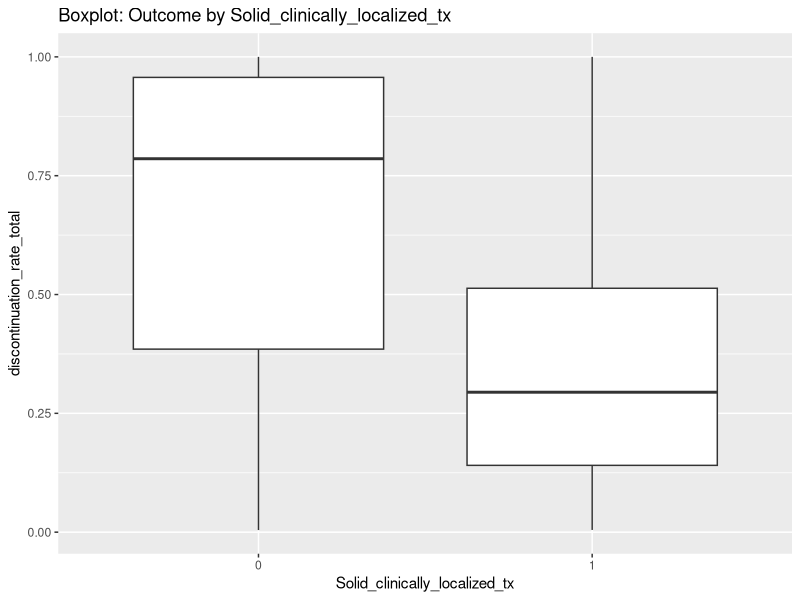
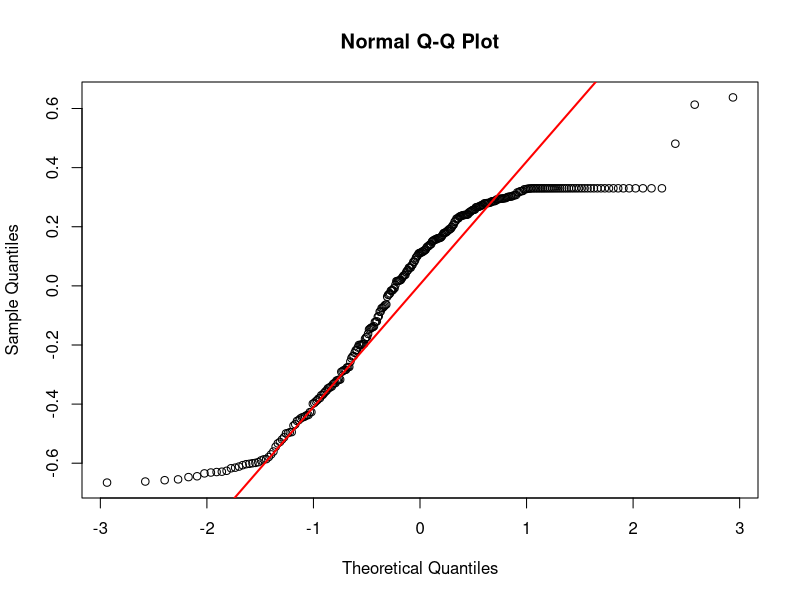
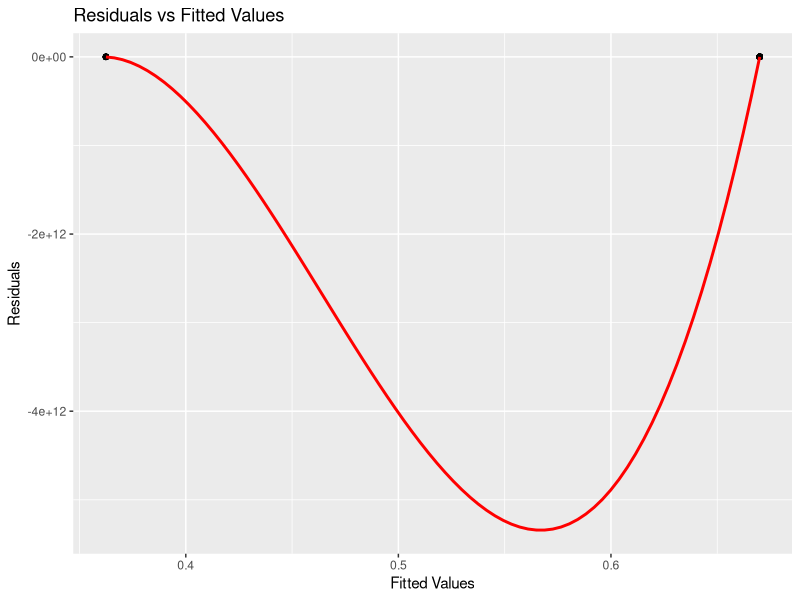
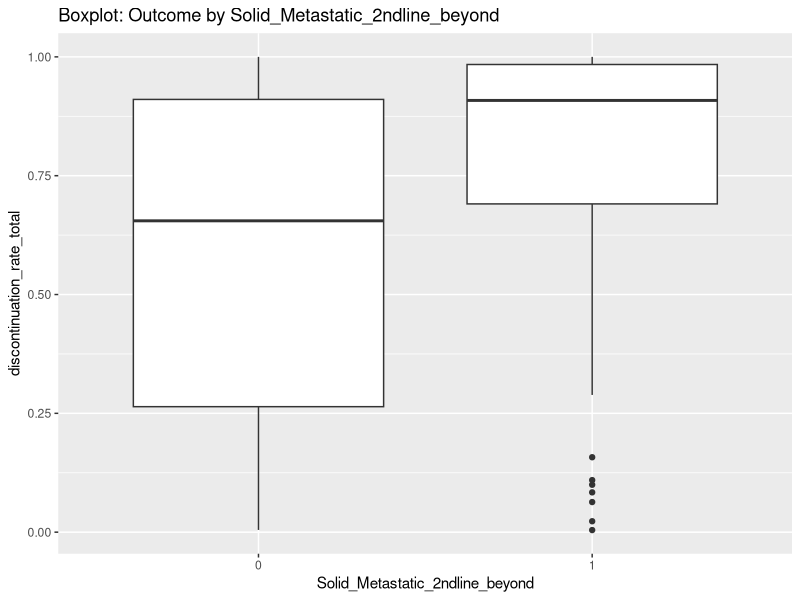
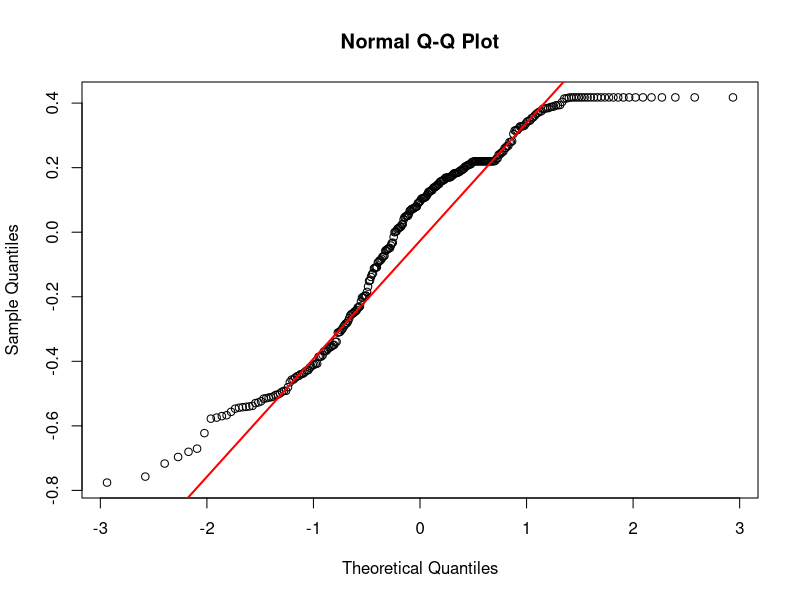
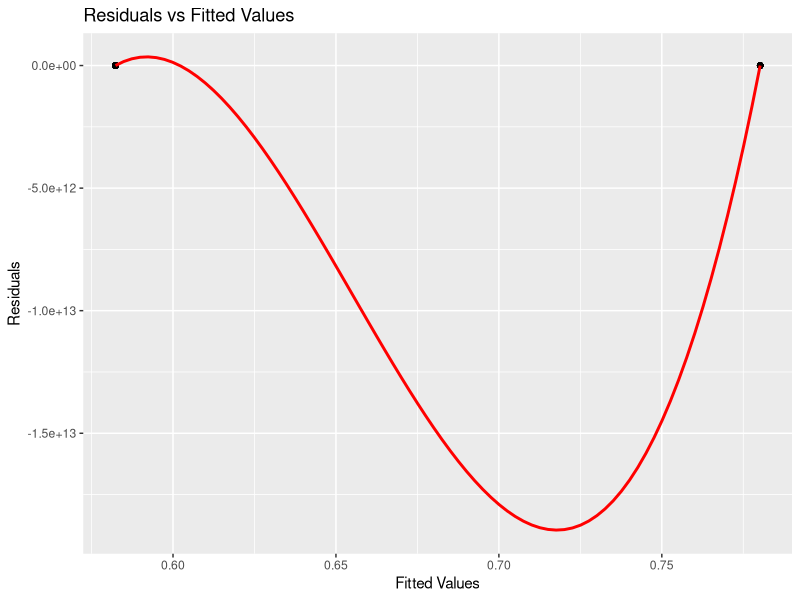
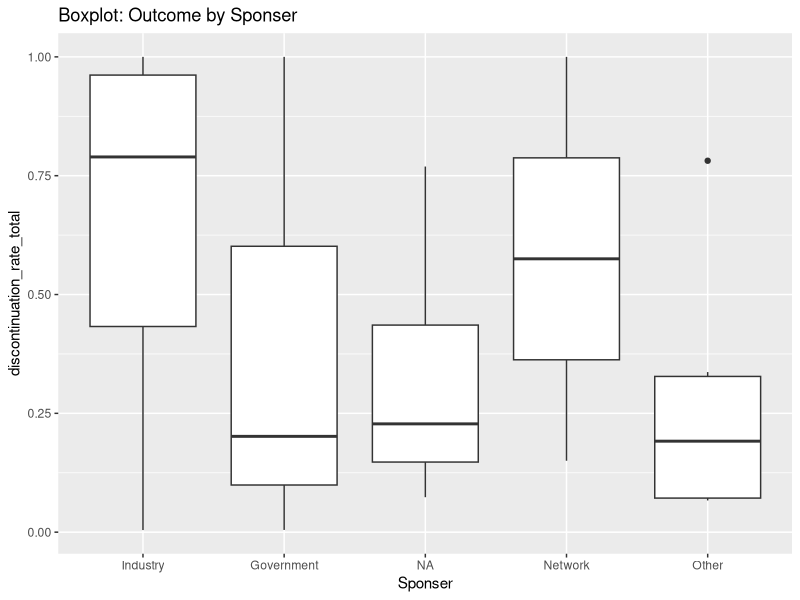
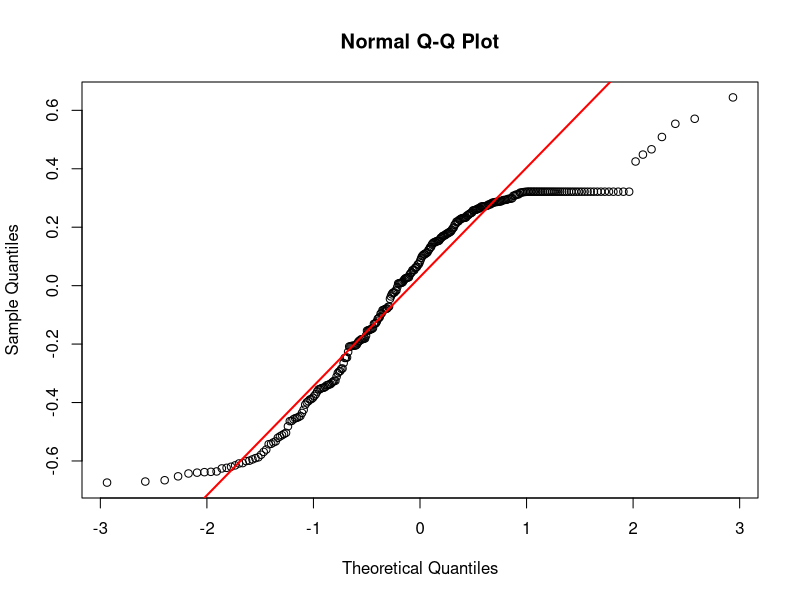

These charts were generated, in order, by the following R code:
## ---- chunk 1

#Packages load

# Set CRAN mirror
options(repos = c(CRAN = "https://cloud.r-project.org"))

# Load required libraries
library(tidyr)
library(readxl)
library(dplyr)
library(kableExtra)
library(writexl)
library(ggplot2)
library(GGally)
library(car)
library(lmtest)
library(mgcv)

## ---- chunk 2

#Load data

# Set the file path
file_path <- "AK_Clean_Temp.xlsx"
setwd("~/R")
getwd()



# Read the Excel file from the specified path
 AK_Clean <- read_excel("AK_Clean_Temp.xlsx", col_types = c("text", 
     "text", "text", "text", "text", "text", 
     "text", "text", "text", "text", "text", 
     "text", "text", "numeric", "text", "text", 
     "text", "text", "text", "text", "text", 
     "numeric", "numeric", "numeric", "numeric", 
     "numeric", "numeric", "numeric", "numeric", 
     "numeric", "numeric", "numeric", "numeric", 
     "numeric", "numeric", "numeric", "text", 
     "text", "text", "text", "text", 
     "text", "text", "text", "text", 
     "text", "text", "text", "text", 
     "text"))


# View the first few rows of the data to confirm it's loaded correctly
head(AK_Clean)
## ---- chunk 3

#Trial demographics

data<- read_excel("AK_Clean_Temp.xlsx", col_types = c("text", 
     "text", "text", "text", "text", "text", 
     "text", "text", "text", "text", "text", 
     "text", "text", "numeric", "text", "text", 
     "text", "text", "text", "text", "text", 
     "numeric", "numeric", "numeric", "numeric", 
     "numeric", "numeric", "numeric", "numeric", 
     "numeric", "numeric", "numeric", "numeric", 
     "numeric", "numeric", "numeric", "text", 
     "text", "text", "text", "text", 
     "text", "text", "text", "text", 
     "text", "text", "text", "text", 
     "text"))



# Specify the columns to include
selected_columns <- c(
  "Solid", "Heme", "Solid_clinically_localized_tx", 
  "Solid_radition_systemic_tx", "Solid_adjuvant_after_defintive_tx", 
  "Solid_Metastatic_tx_naieve", "Solid_Metastatic_2ndline_beyond", 
  "Heme_Treatment_naieve", "Heme_Relapsed_and_or_referactory", 
  "Heme_BMT", "Study_Type", "Randomized", "Follow_Up_Period_Years", 
  "Mono_Or_Combo_Therapy_In_Control_Arm", 
  "Mono_Or_Combo_Therapy_In_Interventional_Arm", 
  "Control_Group_1_placebo_2SOCalone_3_none", 
  "Blinding_Practice_1_pt_blind_0_open", "Sponser", 
  "Location_Of_Trial", "Single_Site_Or_Multi_Site", 
  "Number_Enrolled_In_Trial", "discontinuation_rate_total"
)

# Filter the data to include only the selected columns
data <- data %>% select(all_of(selected_columns))

# Continuous variable summary
continuous_summary <- data %>%
  mutate(Follow_Up_Period_Months = Follow_Up_Period_Years * 12) %>%
  summarize(
    Follow_Up_Period_Months = paste0(
      median(Follow_Up_Period_Months, na.rm = TRUE), " (",
      IQR(Follow_Up_Period_Months, na.rm = TRUE), ")"
    ),
    Number_Enrolled_In_Trial = paste0(
      sum(Number_Enrolled_In_Trial, na.rm = TRUE), " (",
      median(Number_Enrolled_In_Trial, na.rm = TRUE), ")"
    ),
    Discontinuation_Rate_Total = paste0(
      median(discontinuation_rate_total, na.rm = TRUE), " (",
      IQR(discontinuation_rate_total, na.rm = TRUE), ")"
    )
  ) %>%
  pivot_longer(cols = everything(), names_to = "Characteristic", values_to = "Value")

# Summarize categorical variables
categorical_columns <- c(
  "Solid", "Heme", "Solid_clinically_localized_tx", 
  "Solid_radition_systemic_tx", "Solid_adjuvant_after_defintive_tx", 
  "Solid_Metastatic_tx_naieve", "Solid_Metastatic_2ndline_beyond", 
  "Heme_Treatment_naieve", "Heme_Relapsed_and_or_referactory", 
  "Heme_BMT", "Study_Type", "Randomized", 
  "Mono_Or_Combo_Therapy_In_Control_Arm", 
  "Mono_Or_Combo_Therapy_In_Interventional_Arm", 
  "Control_Group_1_placebo_2SOCalone_3_none", 
  "Blinding_Practice_1_pt_blind_0_open", "Sponser", 
  "Location_Of_Trial", "Single_Site_Or_Multi_Site"
)

categorical_summary <- lapply(categorical_columns, function(column) {
  if (!is.null(data[[column]]) && length(unique(data[[column]])) > 0) {
    df <- as.data.frame(table(data[[column]]))
    colnames(df) <- c("Category", "Count")
    df$Percentage <- round((df$Count / sum(df$Count)) * 100, 1)
    df$Characteristic <- column
    df$Value <- paste0(df$Category, ": ", df$Count, " (", df$Percentage, "%)")
    return(df[, c("Characteristic", "Value")])
  } else {
    return(data.frame(Characteristic = column, Value = "No data available"))
  }
})

categorical_summary_df <- do.call(rbind, categorical_summary)

# Combine summaries
table_1_df <- bind_rows(continuous_summary, categorical_summary_df)

# Export to Excel
write_xlsx(list("Table 1" = table_1_df), path = "Table_1_Characteristics.xlsx")

# Display the final table
print(table_1_df)
## ---- chunk 4

#Univariate
# Load required libraries
library(dplyr)
library(readxl)
library(writexl)
library(broom)

# Load the dataset
data_cleaned <- read_excel("AK_Clean_Temp.xlsx", col_types = c(
  "text", "text", "text", "text", "text", "text", 
  "text", "text", "text", "text", "text", 
  "text", "text", "numeric", "text", "text", 
  "text", "text", "text", "text", "text", 
  "numeric", "numeric", "numeric", "numeric", 
  "numeric", "numeric", "numeric", "numeric", 
  "numeric", "numeric", "numeric", "numeric", 
  "numeric", "numeric", "numeric", "text", 
  "text", "text", "text", "text", 
  "text", "text", "text", "text", 
  "text", "text", "text", "text", 
  "text"
))
outcome <- "discontinuation_rate_total"  # Replace with the correct outcome variable name
# Set reference levels for categorical variables
data_cleaned$Study_Type <- relevel(factor(data_cleaned$Study_Type), ref = "Rct")
data_cleaned$Control_Group_1_placebo_2SOCalone_3_none <- relevel(factor(data_cleaned$Control_Group_1_placebo_2SOCalone_3_none), ref = "1")
data_cleaned$Sponser <- relevel(factor(data_cleaned$Sponser), ref = "Industry")
data_cleaned$Location_Of_Trial <- relevel(factor(data_cleaned$Location_Of_Trial), ref = "International")
data_cleaned$Did_Trial_State_Need_For_Clearly_Documented_Reasons_For_Withdrawal <- relevel(factor(data_cleaned$Did_Trial_State_Need_For_Clearly_Documented_Reasons_For_Withdrawal), ref = "No")

# Scale Number_Enrolled_In_Trial
data_cleaned$Scaled_Number_Enrolled_In_Trial <- scale(data_cleaned$Number_Enrolled_In_Trial)

trial_design_vars <- c(
  "Unblinding_Or_Cross_Over",
  "Mono_Or_Combo_Therapy_In_Interventional_Arm",
  "Heme_Relapsed_and_or_referactory",
  "Solid_radition_systemic_tx",
  "Mono_Or_Combo_Therapy_In_Control_Arm",
  "Scaled_Number_Enrolled_In_Trial",
  "Solid_Metastatic_tx_naieve",
  "Did_Trial_State_Need_For_Clearly_Documented_Reasons_For_Withdrawal",
  "Sponser",
  "Heme_Treatment_naieve",
  "Heme_BMT",
  "Solid_clinically_localized_tx",
  "Randomized",
  "Control_Group_1_placebo_2SOCalone_3_none",
  "Study_Type",
  "Location_Of_Trial",
  "Solid_adjuvant_after_defintive_tx",
  "Blinding_Practice_1_pt_blind_0_open",
  "Solid_Metastatic_2ndline_beyond",
  "Single_Site_Or_Multi_Site"
)
# Define mitigation strategy variables
mitigation_strategy_vars <- c(
  "Non_Specific_Effort" , "No_Mitigation_Stratigies"
)

# Function to extract effect size and 95% CI
get_model_results <- function(model) {
  confint <- confint(model) # Extract confidence intervals
  effect_size <- coef(model) # Extract coefficients
  p_values <- summary(model)$coefficients[, 4] # Extract p-values
  data.frame(
    Term = names(effect_size),
    Effect_Size = effect_size,
    CI_Lower = confint[, 1],
    CI_Upper = confint[, 2],
    P_Value = p_values
  )
}

# Create results data frames for both models
trial_design_results <- data.frame(
  Predictor = character(),
  Effect_Size_CI = character(),
  P_Value = numeric(),
  Model_Type = character(),
  Reference_Level = character(),
  stringsAsFactors = FALSE
)

trial_plus_mitigation_results <- data.frame(
  Predictor = character(),
  Effect_Size_CI = character(),
  P_Value = numeric(),
  Model_Type = character(),
  Reference_Level = character(),
  stringsAsFactors = FALSE
)



# Analyze trial design + mitigation strategy variables (Model 2)
for (predictor in c(trial_design_vars, mitigation_strategy_vars)) {
  if (predictor == "Number_Enrolled_In_Trial") {
    predictor <- "Scaled_Number_Enrolled_In_Trial"
  }
  
  if (predictor %in% names(data_cleaned)) {
    model <- lm(as.formula(paste(outcome, "~", predictor)), data = data_cleaned)
    model_results <- get_model_results(model)
    
    if (nrow(model_results) >= 2) {  # Ensure at least 2 rows for intercept and predictor
      predictor_row <- model_results[2, ]
      
      # Format effect size with CI
      effect_size_ci <- paste0(
        round(predictor_row$Effect_Size, 4),
        " (", round(predictor_row$CI_Lower, 4), ", ", round(predictor_row$CI_Upper, 4), ")"
      )
      
      trial_plus_mitigation_results <- rbind(trial_plus_mitigation_results, data.frame(
        Predictor = predictor,
        Effect_Size_CI = effect_size_ci,
        P_Value = round(predictor_row$P_Value, 4),
        Model_Type = ifelse(predictor %in% trial_design_vars, "Trial Design", "Mitigation Strategy"),
        Reference_Level = ifelse(is.factor(data_cleaned[[predictor]]), levels(data_cleaned[[predictor]])[1], NA)
      ))
    }
  }
}



# Sort results by p-value
trial_design_results <- trial_design_results %>% arrange(P_Value)
trial_plus_mitigation_results <- trial_plus_mitigation_results %>% arrange(P_Value)

# Extract predictors dynamically from the univariate results table
predictors <- trial_plus_mitigation_results$Predictor

# Print to confirm
print(predictors)

# Save results to Excel
write_xlsx(
  list(
    "Trial Design Only" = trial_design_results,
    "Trial + Mitigation" = trial_plus_mitigation_results
  ),
  "Univariate_Analysis_Two_Models_with_Reference_and_CI.xlsx"
)

# Print results
print(trial_plus_mitigation_results)

## ---- chunk 5
#linearity
# Load required libraries
library(ggplot2)
library(car)
library(lmtest)
library(dplyr)

# Define function to check assumptions
check_assumptions <- function(predictor, data, outcome) {
  # Fit linear model
  formula <- as.formula(paste(outcome, "~", predictor))
  model <- lm(formula, data = data)
  
  # Initialize assumption results
  assumption_results <- data.frame(
    Predictor = predictor,
    Linearity = NA,
    Normality_p = NA,
    Homoscedasticity_p = NA,
    Independence_p = NA,
    stringsAsFactors = FALSE
  )
  
  # 1. Linearity: Scatterplot or boxplot
  if (is.numeric(data[[predictor]])) {
    plot1 <- ggplot(data, aes_string(x = predictor, y = outcome)) +
      geom_point(alpha = 0.6) +
      geom_smooth(method = "loess", se = FALSE, color = "blue") +
      labs(title = paste("Linearity: Outcome vs", predictor), x = predictor, y = outcome)
    print(plot1)
    assumption_results$Linearity <- "Checked (Scatterplot)"
  } else {
    plot1 <- ggplot(data, aes_string(x = predictor, y = outcome)) +
      geom_boxplot() +
      labs(title = paste("Boxplot: Outcome by", predictor), x = predictor, y = outcome)
    print(plot1)
    assumption_results$Linearity <- "Checked (Boxplot)"
  }
  
  # 2. Normality of Residuals
  residuals <- residuals(model)
  qqnorm(residuals)
  qqline(residuals, col = "red", lwd = 2)
  shapiro_test <- shapiro.test(residuals)
  cat("\nShapiro-Wilk Test for Normality of Residuals (p-value):", shapiro_test$p.value, "\n")
  assumption_results$Normality_p <- shapiro_test$p.value
  
  # 3. Homoscedasticity: Residuals vs Fitted Values
  fitted_values <- fitted(model)
  plot2 <- ggplot(data.frame(Fitted = fitted_values, Residuals = residuals), aes(x = Fitted, y = Residuals)) +
    geom_point(alpha = 0.6) +
    geom_smooth(method = "loess", se = FALSE, color = "red") +
    labs(title = "Residuals vs Fitted Values", x = "Fitted Values", y = "Residuals")
  print(plot2)
  bp_test <- bptest(model)
  cat("\nBreusch-Pagan Test for Homoscedasticity (p-value):", bp_test$p.value, "\n")
  assumption_results$Homoscedasticity_p <- bp_test$p.value
  
  # 4. Independence: Durbin-Watson Test
  dw_test <- durbinWatsonTest(model)
  cat("\nDurbin-Watson Test for Independence (p-value):", dw_test$p.value, "\n")
  assumption_results$Independence_p <- dw_test$p.value
  
  return(assumption_results)
}

# Variables to check (from trial+mitigation results)
variables_to_check <- trial_plus_mitigation_results$Predictor

# Initialize summary table
assumption_summary <- data.frame(
  Predictor = character(),
  Linearity = character(),
  Normality_p = numeric(),
  Homoscedasticity_p = numeric(),
  Independence_p = numeric(),
  stringsAsFactors = FALSE
)

# Check assumptions for each variable
for (predictor in variables_to_check) {
  cat("\n\n### Checking Assumptions for Predictor:", predictor, "###\n")
  if (predictor == "Scaled_Number_Enrolled_In_Trial") {
    predictor <- "Number_Enrolled_In_Trial"  # Adjust naming if scaled
  }
  if (predictor %in% names(data_cleaned)) {
    results <- check_assumptions(predictor, data_cleaned, outcome)
    assumption_summary <- rbind(assumption_summary, results)
  } else {
    cat("Variable", predictor, "not found in the dataset.\n")
  }
}

# Save summary table to Excel
write_xlsx(assumption_summary, "Regression_Assumptions_Summary.xlsx")

# Print summary table
print(assumption_summary)
## ---- chunk 6

#Multivariate

# Load required libraries
library(dplyr)
library(mgcv)
library(readxl)

# Load the dataset
data_cleaned <- read_excel("AK_Clean_Temp.xlsx", col_types = c(
  "text", "text", "text", "text", "text", "text", 
  "text", "text", "text", "text", "text", 
  "text", "text", "numeric", "text", "text", 
  "text", "text", "text", "text", "text", 
  "numeric", "numeric", "numeric", "numeric", 
  "numeric", "numeric", "numeric", "numeric", 
  "numeric", "numeric", "numeric", "numeric", 
  "numeric", "numeric", "numeric", "text", 
  "text", "text", "text", "text", 
  "text", "text", "text", "text", 
  "text", "text", "text", "text", 
  "text"
))



# Log-transform the outcome variable to handle skewness
data_cleaned$log_total_withdrawl_noreason_rate <- log(data_cleaned$total_withdrawl_noreason_rate + 1e-8) # Avoid log(0)
data_cleaned$Scaled_Number_Enrolled_In_Trial <- scale(data_cleaned$Number_Enrolled_In_Trial)
data_cleaned$Sponser <- factor(data_cleaned$Sponser)
data_cleaned$Study_Type <- factor(data_cleaned$Study_Type)
data_cleaned$Control_Group_1_placebo_2SOCalone_3_none <- factor(data_cleaned$Control_Group_1_placebo_2SOCalone_3_none)
data_cleaned$Location_Of_Trial <- factor(data_cleaned$Location_Of_Trial)
data_cleaned$Did_Trial_State_Need_For_Clearly_Documented_Reasons_For_Withdrawal <- factor(data_cleaned$Did_Trial_State_Need_For_Clearly_Documented_Reasons_For_Withdrawal)

# Set reference levels and combine non-reference levels
data_cleaned$Study_Type <- factor(ifelse(data_cleaned$Study_Type == "Rct", "Rct", "Non-RCT"), levels = c("Rct", "Non-RCT"))
data_cleaned$Control_Group_1_placebo_2SOCalone_3_none <- factor(ifelse(data_cleaned$Control_Group_1_placebo_2SOCalone_3_none == "3", "3", "_placebo_use"), levels = c("3", "_placebo_use"))
data_cleaned$Sponser <- factor(ifelse(data_cleaned$Sponser == "Industry", "Industry", "Non_industry"), levels = c("Industry", "Non_industry"))
data_cleaned$Location_Of_Trial <- factor(ifelse(data_cleaned$Location_Of_Trial == "International", "International", "Domestic"), levels = c("International", "Domestic"))
data_cleaned$Did_Trial_State_Need_For_Clearly_Documented_Reasons_For_Withdrawal <- factor(
  ifelse(data_cleaned$Did_Trial_State_Need_For_Clearly_Documented_Reasons_For_Withdrawal == "No", "No", "_Yes/Unk"),
  levels = c("No", "_Yes/Unk")
)


# Create the GAM formula using the predictors list
gam_formula <- as.formula(paste(
  "log_total_withdrawl_noreason_rate ~",
  paste(sapply(predictors, function(var) {
    if (is.numeric(data_cleaned[[var]]) || is.logical(data_cleaned[[var]])) {
      paste0("s(", var, ")")  # Smooth terms for numeric variables
    } else {
      var  # Use categorical variables as-is
    }
  }), collapse = " + ")
))


# Fit the GAM model
gam_model <- gam(gam_formula, data = data_cleaned, family = gaussian(link = "identity"))

# Summary of the updated multivariate model
summary(gam_model)

# Check diagnostics
gam.check(gam_model)

# Visualize smooth terms
plot(gam_model, pages = 1, residuals = TRUE, rug = TRUE)
